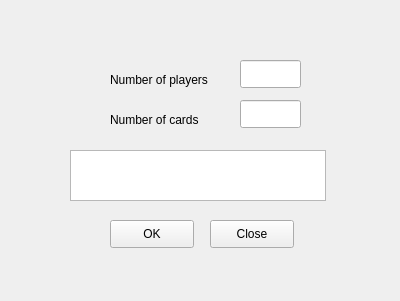
<?xml version="1.0" encoding="UTF-8"?>
<ui version="4.0">
 <class>StartWindow</class>
 <widget class="QWidget" name="StartWindow">
  <property name="geometry">
   <rect>
    <x>0</x>
    <y>0</y>
    <width>400</width>
    <height>301</height>
   </rect>
  </property>
  <property name="windowTitle">
   <string>Form</string>
  </property>
  <widget class="QPushButton" name="okPushButton">
   <property name="geometry">
    <rect>
     <x>110</x>
     <y>220</y>
     <width>84</width>
     <height>28</height>
    </rect>
   </property>
   <property name="text">
    <string>OK</string>
   </property>
  </widget>
  <widget class="QLabel" name="label">
   <property name="geometry">
    <rect>
     <x>110</x>
     <y>70</y>
     <width>131</width>
     <height>20</height>
    </rect>
   </property>
   <property name="text">
    <string>Number of players</string>
   </property>
  </widget>
  <widget class="QLabel" name="label_2">
   <property name="geometry">
    <rect>
     <x>110</x>
     <y>110</y>
     <width>121</width>
     <height>20</height>
    </rect>
   </property>
   <property name="text">
    <string>Number of cards</string>
   </property>
  </widget>
  <widget class="QLineEdit" name="numPlayersLineEdit">
   <property name="geometry">
    <rect>
     <x>240</x>
     <y>60</y>
     <width>61</width>
     <height>28</height>
    </rect>
   </property>
  </widget>
  <widget class="QLineEdit" name="numCardsLineEdit">
   <property name="geometry">
    <rect>
     <x>240</x>
     <y>100</y>
     <width>61</width>
     <height>28</height>
    </rect>
   </property>
  </widget>
  <widget class="QPushButton" name="closePushButton">
   <property name="geometry">
    <rect>
     <x>210</x>
     <y>220</y>
     <width>84</width>
     <height>28</height>
    </rect>
   </property>
   <property name="text">
    <string>Close</string>
   </property>
  </widget>
  <widget class="QTextBrowser" name="errorTextBrowser">
   <property name="geometry">
    <rect>
     <x>70</x>
     <y>150</y>
     <width>256</width>
     <height>51</height>
    </rect>
   </property>
  </widget>
 </widget>
 <resources/>
 <connections>
  <connection>
   <sender>closePushButton</sender>
   <signal>clicked()</signal>
   <receiver>StartWindow</receiver>
   <slot>close()</slot>
   <hints>
    <hint type="sourcelabel">
     <x>292</x>
     <y>253</y>
    </hint>
    <hint type="destinationlabel">
     <x>330</x>
     <y>255</y>
    </hint>
   </hints>
  </connection>
 </connections>
</ui>
